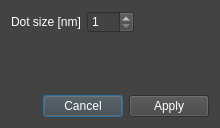
<?xml version="1.0" encoding="UTF-8"?>
<ui version="4.0">
 <class>Dialog_dots</class>
 <widget class="QDialog" name="Dialog_dots">
  <property name="geometry">
   <rect>
    <x>0</x>
    <y>0</y>
    <width>220</width>
    <height>128</height>
   </rect>
  </property>
  <property name="windowTitle">
   <string>Select STORM view mode - Dots</string>
  </property>
  <property name="styleSheet">
   <string notr="true">QWidget{
	background-color: rgb(67, 67, 67);
	color: rgb(255, 255, 255);
}</string>
  </property>
  <layout class="QVBoxLayout" name="verticalLayout">
   <item>
    <layout class="QHBoxLayout" name="horizontalLayout">
     <item>
      <widget class="QLabel" name="label">
       <property name="text">
        <string>Dot size [nm]</string>
       </property>
      </widget>
     </item>
     <item>
      <widget class="QSpinBox" name="spinBox">
       <property name="minimum">
        <number>1</number>
       </property>
       <property name="maximum">
        <number>100</number>
       </property>
      </widget>
     </item>
     <item>
      <spacer name="horizontalSpacer">
       <property name="orientation">
        <enum>Qt::Horizontal</enum>
       </property>
       <property name="sizeHint" stdset="0">
        <size>
         <width>40</width>
         <height>20</height>
        </size>
       </property>
      </spacer>
     </item>
    </layout>
   </item>
   <item>
    <spacer name="verticalSpacer">
     <property name="orientation">
      <enum>Qt::Vertical</enum>
     </property>
     <property name="sizeHint" stdset="0">
      <size>
       <width>20</width>
       <height>40</height>
      </size>
     </property>
    </spacer>
   </item>
   <item>
    <widget class="QDialogButtonBox" name="buttonBox">
     <property name="orientation">
      <enum>Qt::Horizontal</enum>
     </property>
     <property name="standardButtons">
      <set>QDialogButtonBox::Apply|QDialogButtonBox::Cancel</set>
     </property>
     <property name="centerButtons">
      <bool>false</bool>
     </property>
    </widget>
   </item>
  </layout>
 </widget>
 <resources/>
 <connections>
  <connection>
   <sender>buttonBox</sender>
   <signal>accepted()</signal>
   <receiver>Dialog_dots</receiver>
   <slot>accept()</slot>
   <hints>
    <hint type="sourcelabel">
     <x>248</x>
     <y>254</y>
    </hint>
    <hint type="destinationlabel">
     <x>157</x>
     <y>274</y>
    </hint>
   </hints>
  </connection>
  <connection>
   <sender>buttonBox</sender>
   <signal>rejected()</signal>
   <receiver>Dialog_dots</receiver>
   <slot>reject()</slot>
   <hints>
    <hint type="sourcelabel">
     <x>316</x>
     <y>260</y>
    </hint>
    <hint type="destinationlabel">
     <x>286</x>
     <y>274</y>
    </hint>
   </hints>
  </connection>
 </connections>
</ui>
